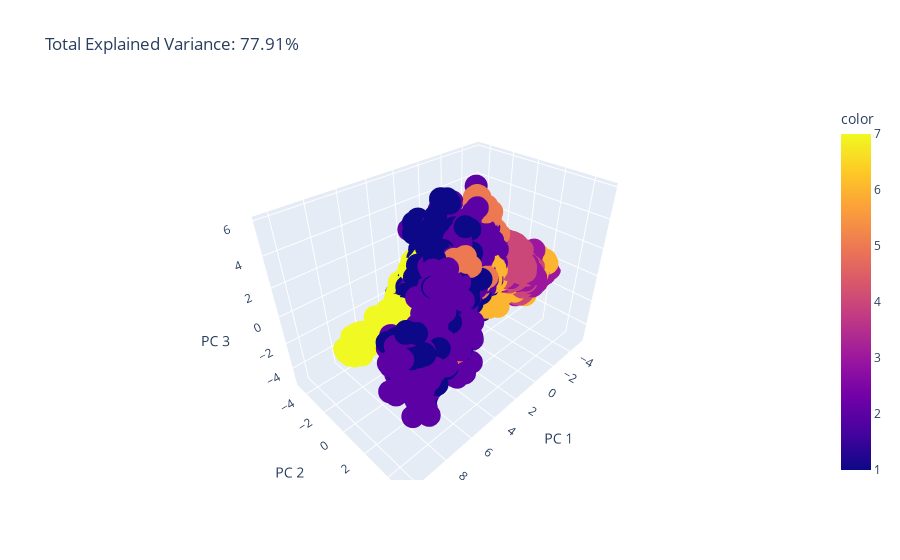

Notebook code for this chart:
### Code cell
# First we will observe with a 3D Diagram the first three PCAs
from sklearn.decomposition import PCA
import plotly.express as px

pca = PCA(n_components=3)
components = pca.fit_transform(X_train_new)

total_var = pca.explained_variance_ratio_.sum() * 100

fig = px.scatter_3d(
    components, x=0, y=1, z=2, color=y_train_new,
    title=f'Total Explained Variance: {total_var:.2f}%',
    labels={'0': 'PC 1', '1': 'PC 2', '2': 'PC 3'}
)
fig.show()

### Figure 1 — Plotly figure (JSON) as saved in the notebook; plotly's stock layout.template omitted (floating-point values rounded to 4 significant figures; data arrays with more than 128 entries replaced by an {"elided": "..."} marker saying what was removed)
{"data": [{"hovertemplate": "PC 1=%{x}<br>PC 2=%{y}<br>PC 3=%{z}<br>color=%{marker.color}<extra></extra>", "legendgroup": "", "marker": {"color": {"elided": "12096 int values"}, "coloraxis": "coloraxis", "symbol": "circle"}, "mode": "markers", "name": "", "scene": "scene", "showlegend": false, "type": "scatter3d", "x": {"elided": "12096 float values"}, "y": {"elided": "12096 float values"}, "z": {"elided": "12096 float values"}}], "layout": {"coloraxis": {"colorbar": {"title": {"text": "color"}}, "colorscale": [[0, "#0d0887"], [0.1111, "#46039f"], [0.2222, "#7201a8"], [0.3333, "#9c179e"], [0.4444, "#bd3786"], [0.5556, "#d8576b"], [0.6667, "#ed7953"], [0.7778, "#fb9f3a"], [0.8889, "#fdca26"], [1, "#f0f921"]]}, "legend": {"tracegroupgap": 0}, "scene": {"domain": {"x": [0, 1], "y": [0, 1]}, "xaxis": {"title": {"text": "PC 1"}}, "yaxis": {"title": {"text": "PC 2"}}, "zaxis": {"title": {"text": "PC 3"}}}, "title": {"text": "Total Explained Variance: 77.91%"}}}
